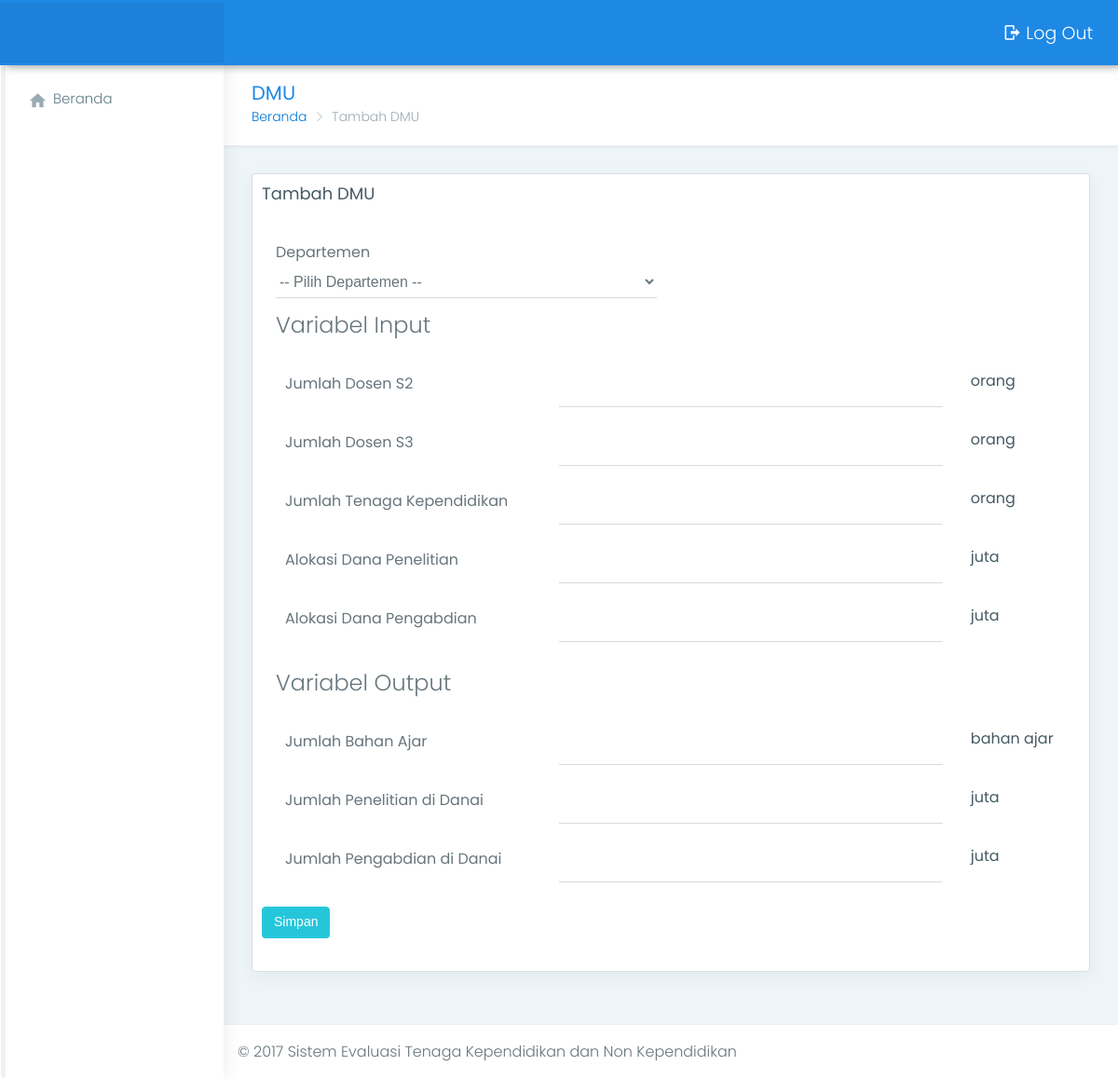
Page /lite/tambah_dmu.php on the committed database.
### tables this page shows
CREATE TABLE `variabel` (
  `id_variabel` int(11) NOT NULL,
  `nama_variabel` varchar(50) NOT NULL,
  `jenis_variabel` varchar(10) NOT NULL,
  `satuan` varchar(20) NOT NULL,
  `bobot` float NOT NULL
);

### lite/tambah_dmu.php (the view, shortened to what this page needs)
<?php
    include 'layout.php';
?>
<div class="page-wrapper">
    <div class="container-fluid">
        <div class="row page-titles">
            <div class="col-md-5 col-8 align-self-center">
                <h3 class="text-themecolor m-b-0 m-t-0">DMU</h3>
                <ol class="breadcrumb">
                    <li class="breadcrumb-item"><a href="beranda.php">Beranda</a></li>
                    <li class="breadcrumb-item active">Tambah DMU</li>
                </ol>
            </div>
        </div>
        <div class="row">
            <div class="col-lg-12 col-md-7">
                <div class="card">
                    <div class="card-body pad">
                        <h4 class="card-title">Tambah DMU</h4>
                        <form class="form-material form-horizontal m-t-40" method="POST" action="../process/t_dmu.php">
                            <div class="form-group">
                                <label class="col-sm-4 control-label">Departemen</label>
                                <div class="col-sm-6">
                                    <select name="id_departemen" class="form-control" style="margin-bottom: 10px;" required>
                                        <option value=""> -- Pilih Departemen -- </option>
                                    </select>
                                </div>
                            <?php
                                $input = 0;
                                $output = 0;
                                $query = mysqli_query($conn, "SELECT * FROM variabel ORDER BY jenis_variabel ASC, id_variabel ASC");
                                if (mysqli_num_rows($query) > 0) {
                                    while ($var = mysqli_fetch_assoc($query)) {
                                        $name = str_replace(' ','_',$var['nama_variabel']);
                                        $satuan = $var['satuan'];
                                        if (($var['jenis_variabel'] == 'Input') AND ($input == 0)) {
                                            echo '<div class="form-group"><legend class="col-sm-8 col-sm-offset-2">Variabel Input</legend></div>';
                                            $input = 1;
                                        } elseif (($var['jenis_variabel'] == 'Output') AND ($output == 0)) {
                                            echo '<div class="form-group"><legend class="col-sm-8 col-sm-offset-2">Variabel Output</legend></div>';
                                            $output = 1;
                                        }
                                        echo '
                                            <div class="form-group row kiri">
                                                <label class="col-sm-4 control-label">'.$var["nama_variabel"].'</label>
                                                <div class="col-sm-6">
                                                    <input class="form-control" name="'.$name.'" type="number" min="1" step="0.5" required>
                                                </div>
                                                <div class="col-sm-2">
                                                    <h5>'.$satuan.'</h4>
                                                </div>
                                            </div>
                                        ';
                                    }
                                }
                            ?>
                            <button type="submit" class="btn btn-success waves-effect waves-light m-r-10">Simpan</button>
                        </form>
                    </div>
                </div>
            </div>
        </div>
    </div>
</div>
<?php include 'script.php';?>

### lite/css/cssku.css (style rules this page uses)
.pad { padding:10px; }
.kiri { margin-left: 10px; }

### lite/css/colors/blue.css (style rules this page uses)
.text-themecolor { color: #1e88e5 !important; }

### rows in the picture
variabel: jenis_variabel "Variabel Input", nama_variabel "Jumlah Dosen S2", satuan "orang"
variabel: nama_variabel "Jumlah Dosen S3", satuan "orang"
variabel: nama_variabel "Jumlah Tenaga Kependidikan", satuan "orang"
variabel: nama_variabel "Alokasi Dana Penelitian", satuan "juta"
variabel: nama_variabel "Alokasi Dana Pengabdian", satuan "juta"
variabel: jenis_variabel "Variabel Output", nama_variabel "Jumlah Bahan Ajar", satuan "bahan ajar"
variabel: nama_variabel "Jumlah Penelitian di Danai", satuan "juta"
variabel: nama_variabel "Jumlah Pengabdian di Danai", satuan "juta"
